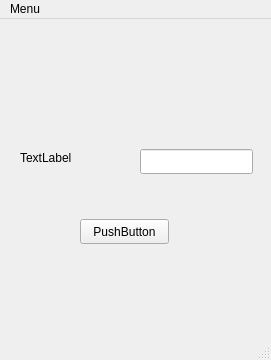
<?xml version="1.0" encoding="UTF-8"?>
<ui version="4.0">
 <class>MainWindow</class>
 <widget class="QMainWindow" name="MainWindow">
  <property name="geometry">
   <rect>
    <x>0</x>
    <y>0</y>
    <width>271</width>
    <height>360</height>
   </rect>
  </property>
  <property name="windowTitle">
   <string>MainWindow</string>
  </property>
  <widget class="QWidget" name="centralwidget">
   <widget class="QLabel" name="label">
    <property name="geometry">
     <rect>
      <x>20</x>
      <y>130</y>
      <width>67</width>
      <height>17</height>
     </rect>
    </property>
    <property name="text">
     <string>TextLabel</string>
    </property>
   </widget>
   <widget class="QLineEdit" name="lineEdit">
    <property name="geometry">
     <rect>
      <x>140</x>
      <y>130</y>
      <width>113</width>
      <height>25</height>
     </rect>
    </property>
   </widget>
   <widget class="QPushButton" name="pushButton">
    <property name="geometry">
     <rect>
      <x>80</x>
      <y>200</y>
      <width>89</width>
      <height>25</height>
     </rect>
    </property>
    <property name="text">
     <string>PushButton</string>
    </property>
   </widget>
  </widget>
  <widget class="QMenuBar" name="menubar">
   <property name="geometry">
    <rect>
     <x>0</x>
     <y>0</y>
     <width>271</width>
     <height>22</height>
    </rect>
   </property>
   <widget class="QMenu" name="menuMenu">
    <property name="title">
     <string>Menu</string>
    </property>
   </widget>
   <addaction name="menuMenu"/>
  </widget>
  <widget class="QStatusBar" name="statusbar"/>
 </widget>
 <resources/>
 <connections/>
</ui>
